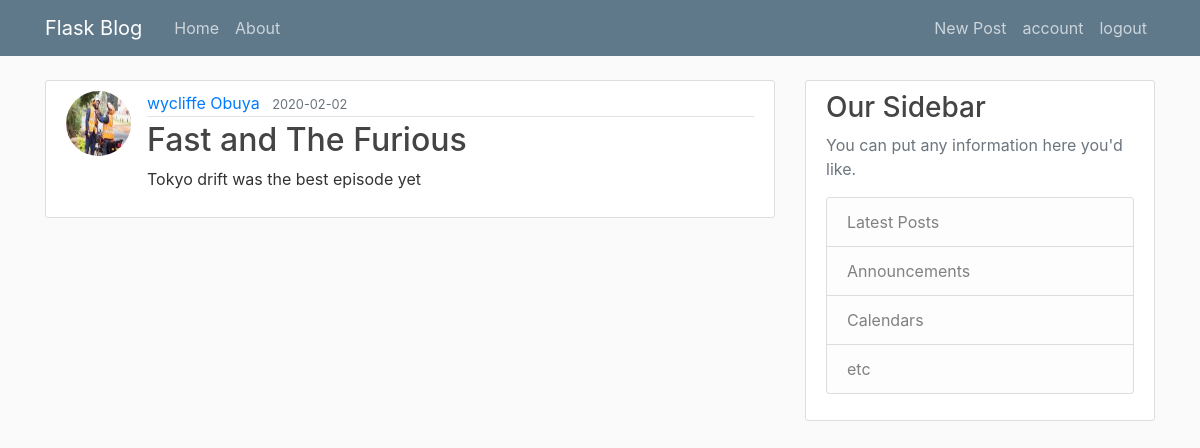
Screenshot of /post/1 (signed in) with the database file from the repository.
### blog/models.py (models this page shows, shortened)
class User(db.Model, UserMixin):
    id=db.Column(db.Integer, primary_key=True)
    username=db.Column(db.String(20),nullable=False,unique=True)
    email=db.Column(db.String(120),nullable=False,unique=True)
    image_file=db.Column(db.String(20),nullable=False,default='default.jpg')
    password=db.Column(db.String(60),nullable=False,)
    posts=db.relationship('Post', backref='user', lazy=True)

class Post(db.Model):
    id=db.Column(db.Integer, primary_key=True)
    title=db.Column(db.String(20), nullable=False)
    date_posted=db.Column(db.DateTime, nullable=False, default=datetime.utcnow)
    content=db.Column(db.Text, nullable=False)
    user_id=db.Column(db.Integer, db.ForeignKey('user.id'), nullable=False)

### blog/users/routes.py (the view)
@users.route('/post/<string:username>/')
@login_required
def user_post(username):
    page=request.args.get('page', 1, type=int)
    user=User.query.filter_by(username=username).first_or_404()
    posts=Post.query.filter_by(user=user)\
    .order_by(Post.date_posted.desc())\
    .paginate(page=page, per_page=5)
    return render_template('user_post.html', user=user, posts=posts, legend='')

### blog/models.py (called while the page is built)
@login_manager.user_loader
def load_user(user_id):
    return User.query.get(int(user_id))

### blog/posts/routes.py (called while the page is built)
@posts.route('/post/<int:post_id>')
@login_required
def post(post_id):
    post=Post.query.get_or_404(post_id)
    return render_template('post.html', title=post.title, post=post)

### blog/templates/post.html (shortened to what this page needs)
{% extends "layout.html" %}
{% block content %}
        <article class="media content-section">
          <img src="{{url_for('static', filename='profile/' + post.user.image_file)}}" alt="" class="rounded-circle article-img">
          <div class="media-body">
            <div class="article-metadata">
              <a class="mr-2" href="{{ url_for('users.user_post',username=post.user.username )}}">{{ post.user.username }}</a>
              <small class="text-muted">{{ post.date_posted.strftime('%Y-%m-%d') }}</small>
            </div>
            <h2 class="article-title">{{ post.title }}</h2>
            <p class="article-content">{{ post.content }}</p>
          </div>
        </article>
{% endblock content %}

### blog/static/main.css (style rules this page uses)
body { background: #fafafa; color: #333333; margin-top: 5rem; }
h1, h2, h3, h4, h5, h6 { color: #444444; }
.content-section { background: #ffffff; padding: 10px 20px; border: 1px solid #dddddd; border-radius: 3px; margin-bottom: 20px; }
.article-title { color: #444444; }
.article-content { white-space: pre-line; }
.article-img { height: 65px; width: 65px; margin-right: 16px; }
.article-metadata { padding-bottom: 1px; margin-bottom: 4px; border-bottom: 1px solid #e3e3e3 }

### rows the page displays
User: image_file (picture), user.username "wycliffe Obuya"
Post: date_posted "2020-02-02", title "Fast and The Furious", content "Tokyo drift was the best episode yet"
